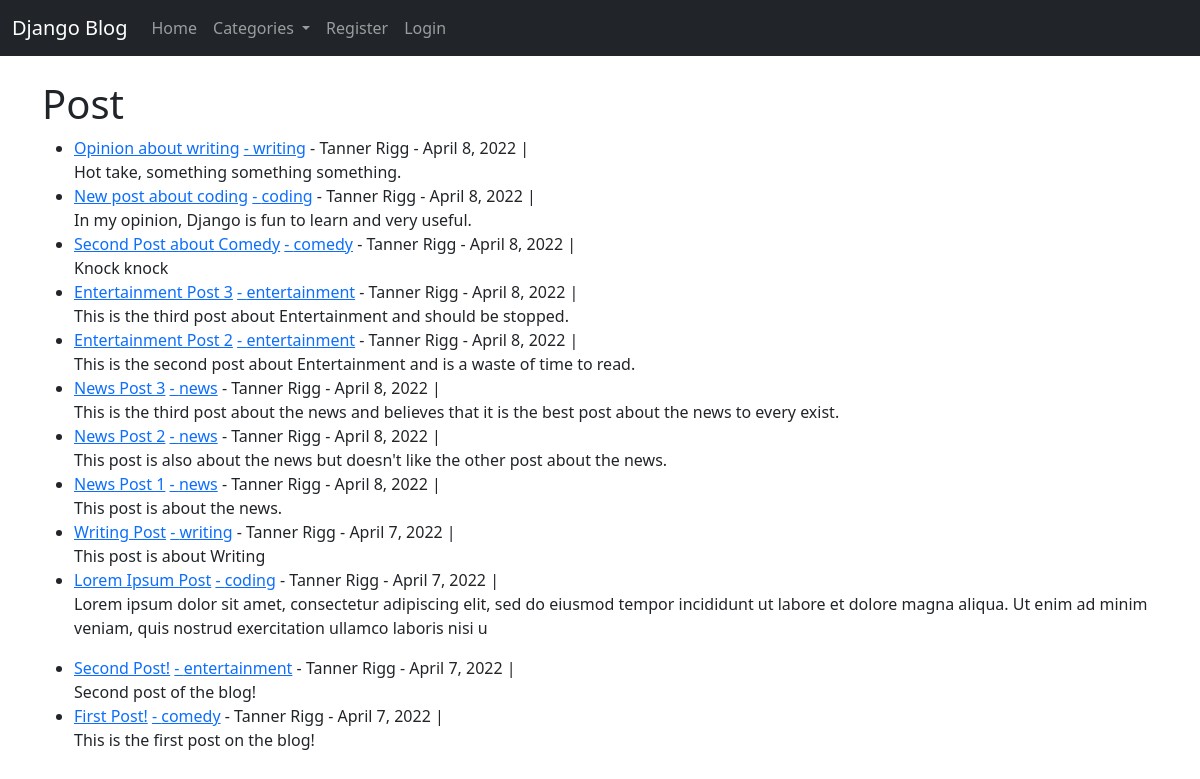
The app's page /, older data.
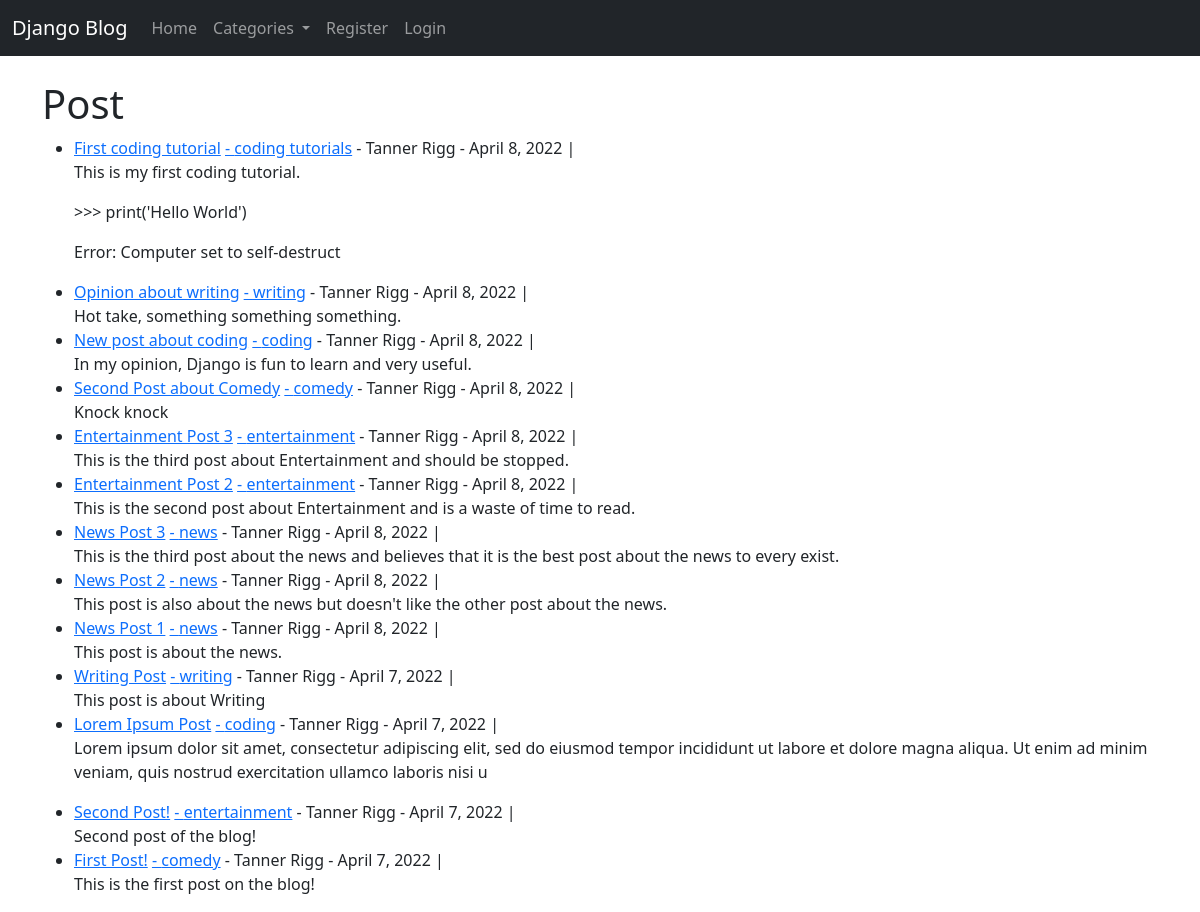
The same page, newer data.
### theblog/models.py (models this page shows, shortened)
class Post(models.Model):
    title = models.CharField(max_length=255)
    author = models.ForeignKey(User, on_delete=models.CASCADE)
    body = models.TextField()
    post_date = models.DateField(auto_now_add=True)
    category = models.CharField(max_length=255, default='unspecified')

### theblog/views.py (the view)
# urls.py: path('', HomeView.as_view(), name= "home"),
class HomeView(ListView):
    model = Post
    template_name = 'home.html'
    ordering = ['-id']
    def get_context_data(self, *args, **kwargs):
        cat_menu = Category.objects.all().order_by('name')
        context = super(HomeView, self).get_context_data(*args, **kwargs)
        context["cat_menu"] = cat_menu
        return context

### theblog/models.py (called while the page is built)
    def __str__(self):
        return self.name

### theblog/templates/home.html
{% extends 'base.html' %}
{% block content %}
<h1>Post</h1>
<ul>
{% for post in object_list %}
    <li><a href="{% url 'article-detail' post.pk %}">{{ post.title }}</a>
       <a href="{% url 'category' post.category|slugify %}">- {{ post.category }}</a>
        - {{ post.author.first_name }} {{ post.author.last_name }}
        - {{ post.post_date }} |
    {% if user.is_authenticated %}
        <small>
            <a href="{% url 'update_post' post.pk %}">[Edit]</a>
            <a href="{% url 'delete_post' post.pk %}">[Delete]</a>
        </small><br>
    {% else %}
        <br>
    {% endif %}
    {{ post.body|slice:":200"|safe }}</li>
{% endfor%}
</ul>
{% endblock %}

Row changes from the older to the newer data that the page shows:
added Post: title "First coding tutorial", category "coding tutorials", author.first_name "Tanner", author.last_name "Rigg", post_date "April 8, 2022", body "This is my first coding tutorial. >>> print('Hello World') Error: Computer set to self-destruct"
